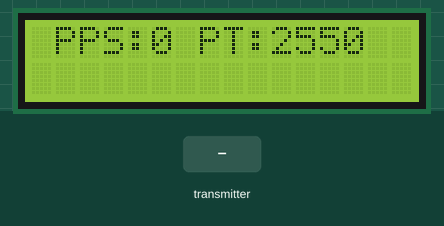
Recording of a sketch running on a simulated Arduino Uno, built with avr-gcc and run on an emulated ATmega328P. Parts: 16×2 character LCD. The test bench sets the inputs (shaded band). No radio packets arrive unless stated.

Above: at 1.4 s.
1.5 s: the transmitter starts sending packs = 0
At 2.8 s:
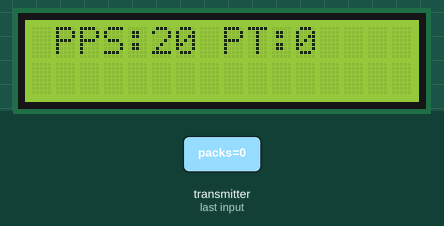
3.0 s: the transmitter starts sending packs = 64
At 3.4 s:
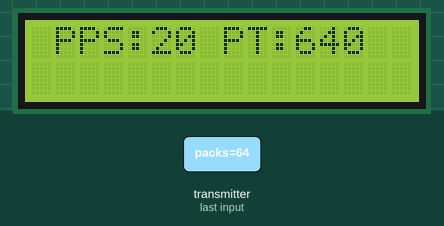
Timing chart, 0 to 6.0 s (numbered marks = the images above; inputs shaded):
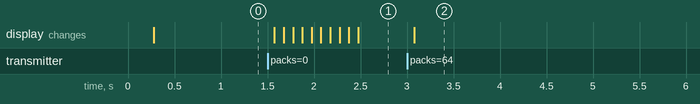

Measured:
- after the input at 1.5 s, the display: first changes after 0.08 s (image 1 shows a later state)
- after the input at 3.0 s, the display: changes after 0.08 s (image 2)

The sketch:

nRFRangeTestRXCentral.ino
```cpp
/*
Simple receiver to display how many packets per second are being received

nRF24L01 connections
 1 - GND
 2 - VCC 3.3V !!! Ideally 3.0v, definitely not 5V
 3 - CE to Arduino pin 9
 4 - CSN to Arduino pin 10
 5 - SCK to Arduino pin 13
 6 - MOSI to Arduino pin 11
 7 - MISO to Arduino pin 12
 8 - UNUSED

LCD connections
 PINS 7, 6, 5, 4, 3, 2

*/

#include <SPI.h>
#include <nRF24L01.h>
#include <RF24.h>
#include <LiquidCrystal.h>

const uint64_t pipeIn =  0xE888F0F0F0LL;

RF24 radio(9, 10);
LiquidCrystal lcd(7, 6, 5, 4, 3, 2);

// The sizeof this struct should not exceed 32 bytes
struct PacketData {
  uint8_t packs;
};

PacketData data;

/**************************************************/

int packetCounts[10];
int packetCountIndex = 0;
int packetCountTotal = 0;

void setup()
{

  lcd.begin(16, 2);
  delay(200);
  lcd.clear();

  // Set up radio module
  radio.begin();
  radio.setAutoAck(false);
  radio.setRetries(15, 15);
  radio.setPALevel(RF24_PA_MAX);
  // To faster speeds packs count need to be uint16 or 32 in both sides
  radio.setDataRate(RF24_250KBPS);
  radio.openReadingPipe(1,pipeIn);
  radio.startListening();

  memset(&data, 0, sizeof(PacketData));

  memset( packetCounts, 0, sizeof(packetCounts) );
}

unsigned long packetsRead = 0;
unsigned long lastScreenUpdate = 0;
unsigned long lastRecvTime = 0;
unsigned long drops = 0;
uint8_t packs = 255;

/**************************************************/

void recvData()
{
  while ( radio.available() ) {
    radio.read(&data, sizeof(PacketData));
    packetsRead++;
    lastRecvTime = millis();
    packs = data.packs;
  }
}

/**************************************************/

unsigned long lastValuesSwitchTime = 0;

void updateScreen()
{
  unsigned long now = millis() - lastScreenUpdate;
  if ( now < 100 )
    return;

  lastScreenUpdate = millis();
  packetCountTotal -= packetCounts[packetCountIndex];
  packetCounts[packetCountIndex] = packetsRead;
  packetCountTotal += packetsRead;

  packetCountIndex = (packetCountIndex + 1) % 10;
  packetsRead = 0;

  lcd.clear();
  lcd.print(" PPS:");
  lcd.print(packetCountTotal);
  lcd.print(" PT:");
  lcd.print(packs*10);
}

/**************************************************/

void loop()
{
  recvData();
  updateScreen();
}
```
